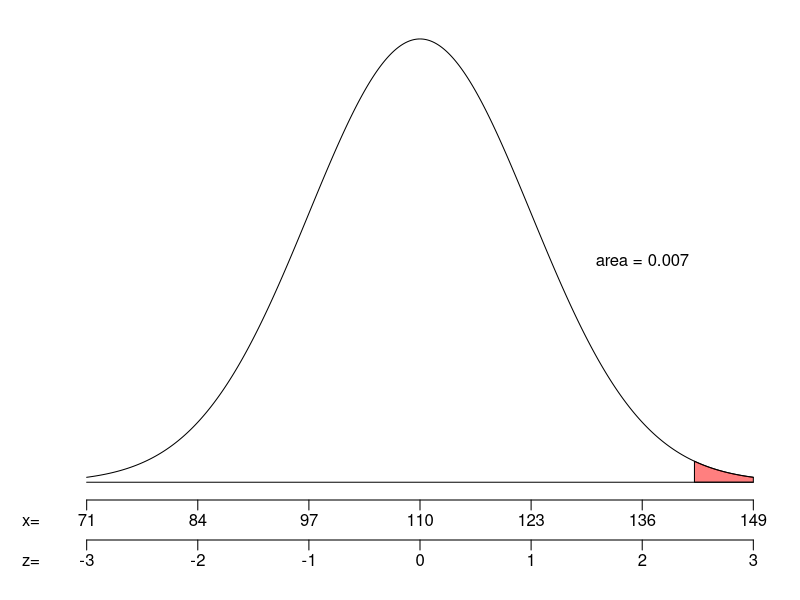

Write the R code that produced this figure.
## ---- chunk 1
## DATA GENERATION
mu = sample(50+(0:20)*10, 1)
sig = sample(2:round(mu/3,0), 1)

z = round(runif(1,-2.7,2.7),2)
la = round(pnorm(z),3)
ra = 1-la
x = round(mu+z*sig,3)
## ---- chunk 2
par(mar=c(5,3,1,1))
zs = seq(-3,3,length=10000)
ys = dnorm(zs)
plot(zs, ys, 'l',xlim = c(-3,3), ylim = c(0,0.4),
     ann=FALSE,xaxt="n",yaxt="n",
     lwd=1,bty='n')
axis(side=1, line=0, at=-3:3, labels = FALSE)
mtext(mu+(-3:3)*sig,side=1,line=0.5,at=-3:3)
mtext(c("x="),line=0.5,side=1,at=-3.5)
axis(side=1, line=2,at=-3:3, labels = FALSE)
mtext(-3:3,side=1,line=2.5,at=-3:3)
mtext(c("z="),line=2.5,side=1,at=-3.5)
polygon(c(zs[zs>=z], 3, z),c(ys[zs>=z], 0, 0), col=rgb(1,0,0,0.5))
text(2,0.2,label=sprintf("area = %.3f",ra))
lines(c(-3,3),c(0,0),'l',lwd=1)
